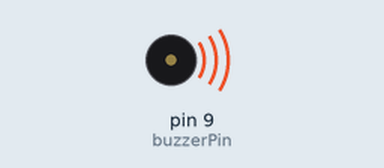
Bench run of a sketch on a simulated Arduino Uno, built with avr-gcc and run on an emulated ATmega328P. Shown: buzzer (waves = sounding, pin HIGH).

Above: at 0.5 s.
Timing chart, 0 to 4.6 s (numbered marks = the images above):
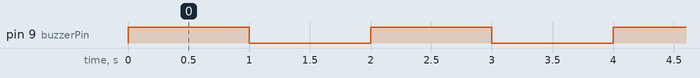

The sketch:

Buzzer_Switch.ino
```cpp
/*
  Arduino Simple Buzzer Alarm
  Dev: Roland Liedtke
  Date: 30/12/2024
  Buzzer: 12mm with generator
  Version: 1
*/

const byte buzzerPin = 9;

void setup() {
  pinMode(buzzerPin, OUTPUT);
}

void loop() {
  digitalWrite(buzzerPin, HIGH);
  delay(1000);
  digitalWrite(buzzerPin, LOW);
  delay(1000);
}
```

Measured:
- by itself, pin 9 (buzzerPin): alternates HIGH for 1.0 s and LOW for 1.0 s
